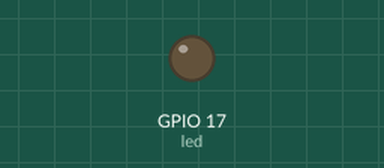
Recording of a program running on a simulated Raspberry Pi (BCM pin numbers). Shown: output pins drawn as LEDs (lit = HIGH).

Above: at 0.7 s.
At 14.4 s:
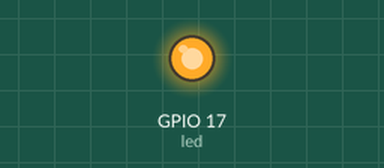
Timing chart, 0 to 15.2 s (numbered marks = the images above):
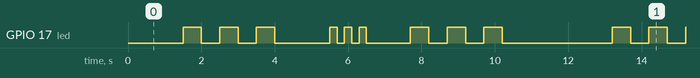

The program:

sos_led.py
```python
from gpiozero import LED
from time import sleep


DOT_PAUSE=0.5
LINE_PAUSE=0.2
WORD_PAUSE=1.5
LETTER_PAUSE=1

led = LED(17)

def dot(pause=DOT_PAUSE):
    led.on()
    sleep(pause)
    led.off()
    sleep(pause)
    return None

def line(pause=LINE_PAUSE):
    led.on()
    sleep(pause)
    led.off()
    sleep(pause)
    return None

def s():
    dot()
    dot()
    dot()
    return None

def o():
    line()
    line()
    line()
    return None

def sos():
    sleep(WORD_PAUSE)
    s()
    sleep(LETTER_PAUSE)
    o()
    sleep(LETTER_PAUSE)
    s()
    sleep(LETTER_PAUSE)
    return None

while True:
    sos()
    
```

Measured:
- by itself, GPIO 17 (led): repeats every 11.7 s: 2 × (LOW 0.50 s, HIGH 0.50 s), LOW 1.5 s, 2 × (HIGH 0.20 s, LOW 0.20 s), HIGH 0.20 s, LOW 1.2 s, 2 × (HIGH 0.50 s, LOW 0.50 s), HIGH 0.50 s, LOW 3.0 s, HIGH 0.50 s
- by itself, everything shown: repeats every 11.7 s, in 18 steps
